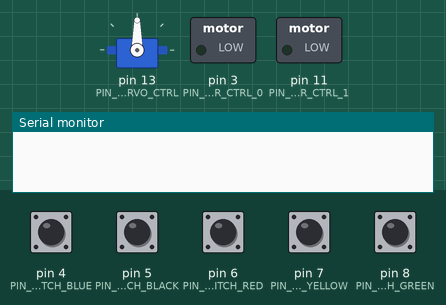
A sketch run on a simulated Arduino Uno, built with avr-gcc and run on an emulated ATmega328P. Parts: servo, switched loads named in the sketch (green lamp = pin HIGH), the last lines printed to the serial monitor. Inputs (shaded band) come from the test bench; at power-on: pin 4 (PIN_SWITCH_BLUE), pin 5 (PIN_SWITCH_BLACK), pin 6 (PIN_SWITCH_RED), pin 7 (PIN_SWITCH_YELLOW), pin 8 (PIN_SWITCH_GREEN) LOW.

Above: at 1.2 s.
1.3 s: pin 5 (PIN_SWITCH_BLACK) pulled HIGH for 0.15 s
At 1.9 s:
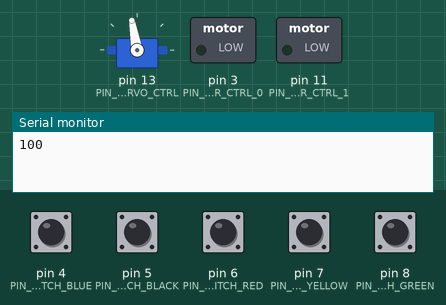
2.9 s: pin 8 (PIN_SWITCH_GREEN) pulled HIGH for 0.15 s
At 4.1 s:
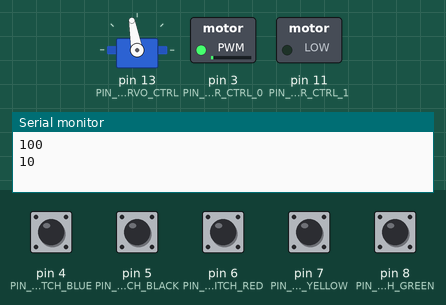
4.5 s: pin 4 (PIN_SWITCH_BLUE) pulled HIGH for 0.15 s
At 5.6 s:
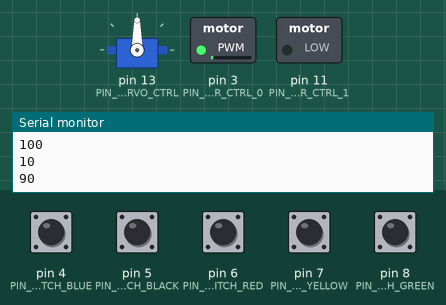
6.1 s: pin 6 (PIN_SWITCH_RED) pulled HIGH for 0.15 s
At 6.9 s:
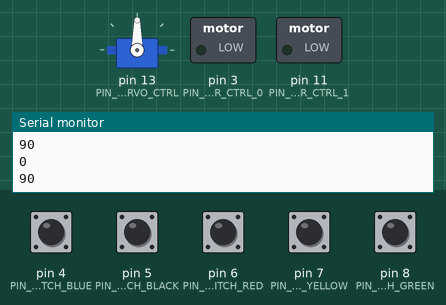
7.7 s: pin 4 (PIN_SWITCH_BLUE) pulled HIGH for 1 s
At 8.1 s:
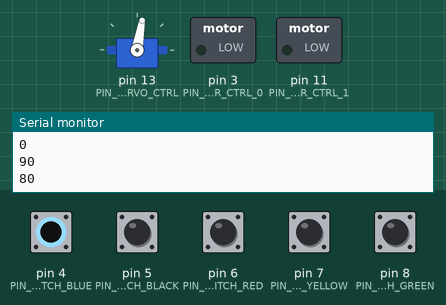
10.2 s: pin 4 (PIN_SWITCH_BLUE) pulled HIGH for 0.15 s
At 11.2 s:
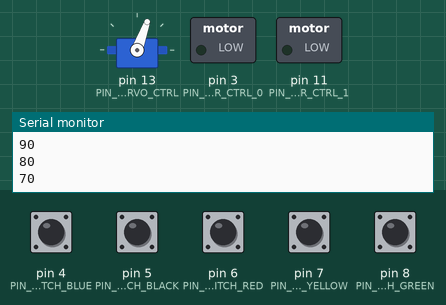
Timing chart, 0 to 12.8 s (numbered marks = the images above; inputs shaded):
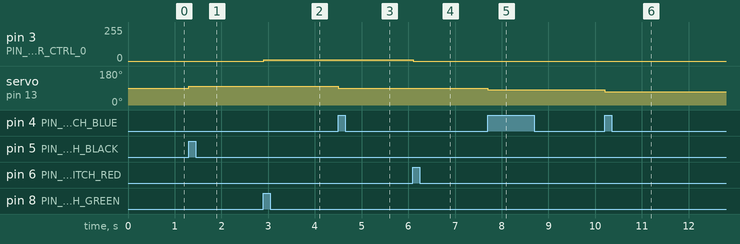

Measured:
- after the input at 1.3 s, servo on pin 13 (PIN_SERVO_CTRL): 90° → 100° at once
- after the input at 2.9 s, pin 3 (PIN_MOTOR_CTRL_0): 0/255 → 10/255 at once
- after the input at 4.5 s, servo on pin 13 (PIN_SERVO_CTRL): 100° → 90° at once
- after the input at 6.1 s, pin 3 (PIN_MOTOR_CTRL_0): 10/255 → 0/255 at once
- after the input at 7.7 s, servo on pin 13 (PIN_SERVO_CTRL): 90° → 80° at once
- after the input at 10.2 s, servo on pin 13 (PIN_SERVO_CTRL): 80° → 70° at once

The sketch:

Servo.ino
```cpp
#include <Servo.h>

#define PIN_MOTOR_CTRL_0  3
#define PIN_MOTOR_CTRL_1  11
#define PIN_SWITCH_GREEN  8
#define PIN_SWITCH_YELLOW 7
#define PIN_SWITCH_RED    6
#define PIN_SWITCH_BLACK  5
#define PIN_SWITCH_BLUE   4
#define PIN_SERVO_CTRL    13

int prevSwitchGreen = HIGH;
int prevSwitchYellow = HIGH;
int prevSwitchRed = HIGH;
int prevSwitchBlack = HIGH;
int prevSwitchBlue = HIGH;

byte motorCtrlValue0;
byte servoPosition = 90;

Servo servoRotate;

void setup() {
  servoRotate.attach(PIN_SERVO_CTRL);
  servoRotate.write(servoPosition);
  pinMode(PIN_SWITCH_GREEN, INPUT);
  pinMode(PIN_SWITCH_YELLOW, INPUT);
  pinMode(PIN_SWITCH_RED, INPUT);
  pinMode(PIN_SWITCH_BLACK, INPUT);
  pinMode(PIN_SWITCH_BLUE, INPUT);
  pinMode(PIN_MOTOR_CTRL_0, OUTPUT);
  pinMode(PIN_MOTOR_CTRL_1, OUTPUT);
  pinMode(PIN_SERVO_CTRL, OUTPUT);
  analogWrite(PIN_MOTOR_CTRL_0, 0);
  analogWrite(PIN_MOTOR_CTRL_1, 0);
  Serial.begin(115200);
}

void loop() {
  // Fan Control
  int currentSwitchGreen = digitalRead(PIN_SWITCH_GREEN);
  int currentSwitchYellow = digitalRead(PIN_SWITCH_YELLOW);
  int currentSwitchRed = digitalRead(PIN_SWITCH_RED);
  if((prevSwitchGreen == LOW) && (currentSwitchGreen == HIGH))
  {
    motorCtrlValue0 = (motorCtrlValue0 < 245) ? (motorCtrlValue0 + 10) : 255;
    analogWrite(PIN_MOTOR_CTRL_0, motorCtrlValue0);
    Serial.println(motorCtrlValue0);
  }
  if((prevSwitchYellow == LOW) && (currentSwitchYellow == HIGH))
  {
    motorCtrlValue0 = (motorCtrlValue0 > 10) ? (motorCtrlValue0 - 10) : 0;
    analogWrite(PIN_MOTOR_CTRL_0, motorCtrlValue0);
    Serial.println(motorCtrlValue0);
  }
  if((prevSwitchRed == LOW) && (currentSwitchRed == HIGH))
  {
    motorCtrlValue0 = 0;
    analogWrite(PIN_MOTOR_CTRL_0, motorCtrlValue0);
    Serial.println(motorCtrlValue0);
    servoPosition = 90;
    servoRotate.write(servoPosition);
    Serial.println(servoPosition);
  }
  prevSwitchGreen = currentSwitchGreen;
  prevSwitchYellow = currentSwitchYellow;
  prevSwitchRed = currentSwitchRed;

  // Rotate Control
  int currentSwitchBlack = digitalRead(PIN_SWITCH_BLACK);
  int currentSwitchBlue = digitalRead(PIN_SWITCH_BLUE);
  if((prevSwitchBlack == LOW) && (currentSwitchBlack == HIGH))
  {
    servoPosition = (servoPosition < 170) ? (servoPosition + 10) : 180;
    servoRotate.write(servoPosition);
    Serial.println(servoPosition);
  }
  if((prevSwitchBlue == LOW) && (currentSwitchBlue == HIGH))
  {
    servoPosition = (servoPosition > 10) ? (servoPosition - 10) : 0;
    servoRotate.write(servoPosition);
    Serial.println(servoPosition);
  }
  prevSwitchBlack = currentSwitchBlack;
  prevSwitchBlue = currentSwitchBlue;
  delay(100);
}
```
